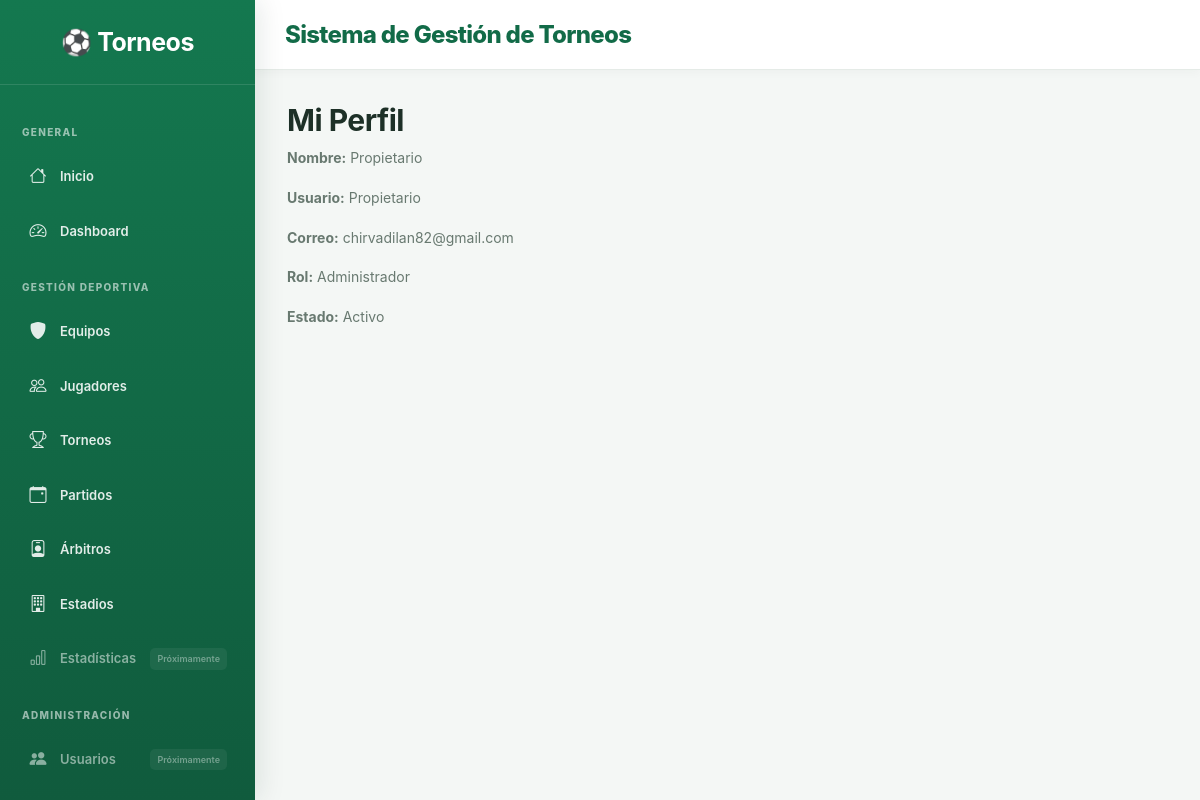
The app's page /auth/profile (signed in) with its own data.
### app/models/usuario.py (models this page shows, shortened)
class Usuario(db.Model):
    __tablename__ = "usuarios"
    id = db.Column(db.Integer, primary_key=True)
    nombre = db.Column(db.String(100), nullable=False)
    username = db.Column(db.String(50), unique=True, nullable=False)
    email = db.Column(db.String(120), unique=True, nullable=False)
    password = db.Column(db.String(255), nullable=False)
    descripcion = db.Column(db.Text)
    foto = db.Column(
        db.String(255),
        default="default.png"
    )
    activo = db.Column(
        db.Boolean,
        default=True
    )
    fecha_creacion = db.Column(
        db.DateTime,
        default=lambda: datetime.now()
    )
    rol_id = db.Column(
        db.Integer,
        db.ForeignKey("roles.id"),
        nullable=False
    )
    rol = db.relationship(
        "Rol",
        back_populates="usuarios"
    )

### app/models/rol.py (models this page shows, shortened)
class Rol(db.Model):
    __tablename__ = "roles"
    id = db.Column(db.Integer, primary_key=True)
    nombre = db.Column(db.String(30), unique=True, nullable=False)
    usuarios = db.relationship(
        "Usuario",
        back_populates="rol",
        lazy=True
    )

### app/auth/routes.py (the view)
@auth_bp.route("/profile")
@login_required
def profile():
    usuario = Usuario.query.get(session["usuario_id"])
    return render_template(
        "auth/profile.html",
        usuario=usuario
    )

### app/templates/auth/profile.html
{% extends "base.html" %} {% block title %}Mi Perfil{% endblock %} {% block
content %}
<h1>Mi Perfil</h1>
<p><strong>Nombre:</strong> {{ usuario.nombre }}</p>
<p><strong>Usuario:</strong> {{ usuario.username }}</p>
<p><strong>Correo:</strong> {{ usuario.email }}</p>
<p><strong>Rol:</strong> {{ usuario.rol.nombre }}</p>
<p>
  <strong>Estado:</strong>
  {% if usuario.activo %} Activo {% else %} Inactivo {% endif %}
</p>
{% endblock %}

### app/static/css/variables.css (style rules this page uses)
:root { --primary: #126B48; --primary-dark: #0B4934; --primary-light: #E8F3ED; --primary-accent: #28A477; --background: #F4F7F5; --surface: #FFFFFF; --surface-secondary: #F8FAF9; --text-primary: #1D3027; --text-secondary: #687970; --text-muted: #98A69F; --text-white: #FFFFFF; --border: #E5EBE7; --border-strong: #D5DFD9; --success: #198754; --success-light: #E8F5ED; --warning: #D99A32; --warning-light: #FFF5DF; --danger: #C94C4C; --danger-light: #FCECEC; --info: #3685B5; --info-light: #EAF4FA; --font-primary: "Inter", "Segoe UI", Arial, sans-serif; --font-size-xs: 11px; --font-size-sm: 13px; --font-size-md: 14px; --font-size-lg: 17px; --font-size-xl: 22px; --font-size-2xl: 30px; --spacing-xs: 4px; --spacing-sm: 8px; --spacing-md: 16px; --spacing-lg: 24px; --spacing-xl: 32px; --spacing-2xl: 40px; --radius-sm: 7px; --radius-md: 11px; --radius-lg: 15px; --radius-xl: 20px; --radius-full: 999px; --shadow-sm: 0 2px 8px rgba(20, 50, 35, .04); --shadow-md: 0 6px 18px rgba(20, 50, 35, .06); --shadow-lg: 0 14px 35px rgba(20, 50, 35, .09); --transition-fast: .15s ease; --transition-normal: .25s ease; --transition-slow: .35s ease; --sidebar-width: 255px; --navbar-height: 70px; }

### app/static/css/base.css (style rules this page uses)
* { box-sizing: border-box; }
html { scroll-behavior: smooth; }
body { margin: 0; min-height: 100vh; background: var(--background); color: var(--text-primary); font-family: var(--font-primary); font-size: var(--font-size-md); -webkit-font-smoothing: antialiased; -moz-osx-font-smoothing: grayscale; }
h1, h2, h3, h4, h5, h6 { color: var(--text-primary); font-weight: 700; letter-spacing: -.5px; }
h1 { font-size: var(--font-size-2xl); }
p { color: var(--text-secondary); line-height: 1.7; }

### records on screen
Usuario: nombre "Propietario", username "Propietario", email "chirvadilan82@gmail.com"
Rol: rol.nombre "Administrador"
